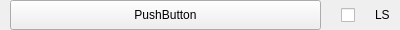
<?xml version="1.0" encoding="UTF-8"?>
<ui version="4.0">
 <class>VocabularyCfgListEntry</class>
 <widget class="QWidget" name="VocabularyCfgListEntry">
  <property name="geometry">
   <rect>
    <x>0</x>
    <y>0</y>
    <width>400</width>
    <height>30</height>
   </rect>
  </property>
  <property name="windowTitle">
   <string>Form</string>
  </property>
  <layout class="QHBoxLayout" name="horizontalLayout_2" stretch="0">
   <property name="spacing">
    <number>0</number>
   </property>
   <property name="sizeConstraint">
    <enum>QLayout::SetDefaultConstraint</enum>
   </property>
   <property name="leftMargin">
    <number>0</number>
   </property>
   <property name="topMargin">
    <number>0</number>
   </property>
   <property name="rightMargin">
    <number>0</number>
   </property>
   <property name="bottomMargin">
    <number>0</number>
   </property>
   <item>
    <layout class="QHBoxLayout" name="horizontalLayout" stretch="0,0,0">
     <property name="spacing">
      <number>20</number>
     </property>
     <property name="sizeConstraint">
      <enum>QLayout::SetDefaultConstraint</enum>
     </property>
     <property name="leftMargin">
      <number>10</number>
     </property>
     <property name="rightMargin">
      <number>10</number>
     </property>
     <item>
      <widget class="QPushButton" name="TitleButton">
       <property name="sizePolicy">
        <sizepolicy hsizetype="Expanding" vsizetype="Preferred">
         <horstretch>0</horstretch>
         <verstretch>0</verstretch>
        </sizepolicy>
       </property>
       <property name="text">
        <string>PushButton</string>
       </property>
      </widget>
     </item>
     <item>
      <widget class="QCheckBox" name="checkBox">
       <property name="sizePolicy">
        <sizepolicy hsizetype="Preferred" vsizetype="Preferred">
         <horstretch>0</horstretch>
         <verstretch>0</verstretch>
        </sizepolicy>
       </property>
       <property name="text">
        <string/>
       </property>
       <property name="iconSize">
        <size>
         <width>16</width>
         <height>16</height>
        </size>
       </property>
      </widget>
     </item>
     <item>
      <widget class="QLabel" name="learningScore">
       <property name="text">
        <string>LS</string>
       </property>
      </widget>
     </item>
    </layout>
   </item>
  </layout>
 </widget>
 <resources/>
 <connections/>
</ui>
